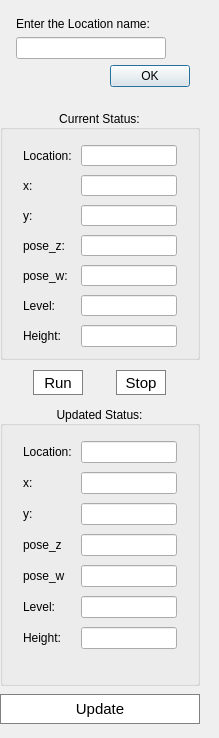
         <widget class="QWidget" name="upadatelocation">
          <widget class="QWidget" name="gridWidget" native="true">
           <property name="geometry">
            <rect>
             <x>0</x>
             <y>0</y>
             <width>210</width>
             <height>729</height>
            </rect>
           </property>
           <property name="minimumSize">
            <size>
             <width>210</width>
             <height>0</height>
            </size>
           </property>
           <property name="maximumSize">
            <size>
             <width>210</width>
             <height>16777215</height>
            </size>
           </property>
           <layout class="QGridLayout" name="gridLayout_22">
            <property name="leftMargin">
             <number>0</number>
            </property>
            <property name="topMargin">
             <number>0</number>
            </property>
            <property name="rightMargin">
             <number>0</number>
            </property>
            <property name="bottomMargin">
             <number>0</number>
            </property>
            <property name="verticalSpacing">
             <number>6</number>
            </property>
            <item row="4" column="0">
             <widget class="QGroupBox" name="update_box">
              <property name="maximumSize">
               <size>
                <width>200</width>
                <height>280</height>
               </size>
              </property>
              <property name="title">
               <string>Updated Status:</string>
              </property>
              <property name="alignment">
               <set>Qt::AlignCenter</set>
              </property>
              <layout class="QGridLayout" name="gridLayout_24">
               <property name="leftMargin">
                <number>0</number>
               </property>
               <property name="topMargin">
                <number>0</number>
               </property>
               <property name="rightMargin">
                <number>0</number>
               </property>
               <property name="bottomMargin">
                <number>0</number>
               </property>
               <property name="spacing">
                <number>0</number>
               </property>
               <item row="0" column="0">
                <widget class="QWidget" name="presnt_widget" native="true">
                 <property name="minimumSize">
                  <size>
                   <width>0</width>
                   <height>0</height>
                  </size>
                 </property>
                 <property name="maximumSize">
                  <size>
                   <width>16777215</width>
                   <height>300</height>
                  </size>
                 </property>
                 <layout class="QFormLayout" name="formLayout_3">
                  <property name="horizontalSpacing">
                   <number>9</number>
                  </property>
                  <property name="verticalSpacing">
                   <number>9</number>
                  </property>
                  <property name="leftMargin">
                   <number>20</number>
                  </property>
                  <property name="topMargin">
                   <number>15</number>
                  </property>
                  <property name="rightMargin">
                   <number>20</number>
                  </property>
                  <property name="bottomMargin">
                   <number>10</number>
                  </property>
                  <item row="2" column="0">
                   <widget class="QLabel" name="x_posLabel">
                    <property name="text">
                     <string>x:</string>
                    </property>
                   </widget>
                  </item>
                  <item row="2" column="1">
                   <widget class="QLineEdit" name="x_posLineEdit"/>
                  </item>
                  <item row="3" column="0">
                   <widget class="QLabel" name="y_posLabel">
                    <property name="text">
                     <string>y:</string>
                    </property>
                   </widget>
                  </item>
                  <item row="3" column="1">
                   <widget class="QLineEdit" name="y_posLineEdit"/>
                  </item>
                  <item row="4" column="0">
                   <widget class="QLabel" name="z_poseLabel">
                    <property name="text">
                     <string>pose_z</string>
                    </property>
                   </widget>
                  </item>
                  <item row="4" column="1">
                   <widget class="QLineEdit" name="z_poseLineEdit"/>
                  </item>
                  <item row="5" column="0">
                   <widget class="QLabel" name="w_poseLabel_2">
                    <property name="text">
                     <string>pose_w</string>
                    </property>
                   </widget>
                  </item>
                  <item row="5" column="1">
                   <widget class="QLineEdit" name="w_poseLineEdit"/>
                  </item>
                  <item row="1" column="0">
                   <widget class="QLabel" name="Location_Label">
                    <property name="text">
                     <string>Location:</string>
                    </property>
                   </widget>
                  </item>
                  <item row="1" column="1">
                   <widget class="QLineEdit" name="Location_LineEdit"/>
                  </item>
                  <item row="6" column="0">
                   <widget class="QLabel" name="label_20">
                    <property name="text">
                     <string>Level:</string>
                    </property>
                   </widget>
                  </item>
                  <item row="7" column="0">
                   <widget class="QLabel" name="label_21">
                    <property name="text">
                     <string>Height:</string>
                    </property>
                   </widget>
                  </item>
                  <item row="6" column="1">
                   <widget class="QLineEdit" name="level_LIneEdit"/>
                  </item>
                  <item row="7" column="1">
                   <widget class="QLineEdit" name="Height_LineEdit"/>
                  </item>
                 </layout>
                </widget>
               </item>
              </layout>
             </widget>
            </item>
            <item row="0" column="0" colspan="2">
             <widget class="QWidget" name="question" native="true">
              <property name="maximumSize">
               <size>
                <width>200</width>
                <height>100</height>
               </size>
              </property>
              <layout class="QFormLayout" name="formLayout_6">
               <property name="leftMargin">
                <number>10</number>
               </property>
               <property name="topMargin">
                <number>15</number>
               </property>
               <property name="rightMargin">
                <number>10</number>
               </property>
               <property name="bottomMargin">
                <number>10</number>
               </property>
               <item row="0" column="1">
                <widget class="QLabel" name="label_19">
                 <property name="text">
                  <string>Enter the Location name: </string>
                 </property>
                </widget>
               </item>
               <item row="1" column="1">
                <widget class="QLineEdit" name="question_text">
                 <property name="maximumSize">
                  <size>
                   <width>150</width>
                   <height>16777215</height>
                  </size>
                 </property>
                </widget>
               </item>
               <item row="2" column="1">
                <widget class="QDialogButtonBox" name="OK">
                 <property name="standardButtons">
                  <set>QDialogButtonBox::Ok</set>
                 </property>
                </widget>
               </item>
              </layout>
             </widget>
            </item>
            <item row="3" column="0">
             <widget class="QWidget" name="button_box" native="true">
              <property name="minimumSize">
               <size>
                <width>0</width>
                <height>30</height>
               </size>
              </property>
              <property name="maximumSize">
               <size>
                <width>220</width>
                <height>30</height>
               </size>
              </property>
              <layout class="QGridLayout" name="gridLayout_25">
               <property name="leftMargin">
                <number>0</number>
               </property>
               <property name="topMargin">
                <number>0</number>
               </property>
               <property name="rightMargin">
                <number>0</number>
               </property>
               <property name="bottomMargin">
                <number>0</number>
               </property>
               <property name="spacing">
                <number>0</number>
               </property>
               <item row="0" column="0">
                <widget class="QPushButton" name="run">
                 <property name="maximumSize">
                  <size>
                   <width>50</width>
                   <height>25</height>
                  </size>
                 </property>
                 <property name="styleSheet">
                  <string notr="true">QPushButton{
	border-radius: 20px;
    background-color:white;
	border: 1px solid rgb(128,128,128);
	font-size:15px;

}

QPushButton:hover {
	border-radius: 20px;
   	color: rgb(0, 255, 0);
	border:1px solid rgb(0, 255, 0);
}

</string>
                 </property>
                 <property name="text">
                  <string>Run</string>
                 </property>
                </widget>
               </item>
               <item row="0" column="1">
                <widget class="QPushButton" name="stop">
                 <property name="maximumSize">
                  <size>
                   <width>50</width>
                   <height>25</height>
                  </size>
                 </property>
                 <property name="styleSheet">
                  <string notr="true">QPushButton{
	border-radius: 20px;
    background-color:white;
	border: 1px solid rgb(128,128,128);
	font-size:15px;

}

QPushButton:hover {
	border-radius: 20px;
   	color: rgb(230, 0, 92);
	border:1px solid rgb(230, 0, 92);
}

</string>
                 </property>
                 <property name="text">
                  <string>Stop</string>
                 </property>
                </widget>
               </item>
              </layout>
             </widget>
            </item>
            <item row="2" column="0">
             <widget class="QGroupBox" name="current_box">
              <property name="maximumSize">
               <size>
                <width>200</width>
                <height>250</height>
               </size>
              </property>
              <property name="title">
               <string>Current Status:</string>
              </property>
              <property name="alignment">
               <set>Qt::AlignCenter</set>
              </property>
              <layout class="QGridLayout" name="gridLayout_23">
               <property name="leftMargin">
                <number>0</number>
               </property>
               <property name="topMargin">
                <number>0</number>
               </property>
               <property name="rightMargin">
                <number>0</number>
               </property>
               <property name="bottomMargin">
                <number>0</number>
               </property>
               <property name="spacing">
                <number>0</number>
               </property>
               <item row="0" column="0">
                <widget class="QWidget" name="current_widget" native="true">
                 <property name="maximumSize">
                  <size>
                   <width>16777215</width>
                   <height>300</height>
                  </size>
                 </property>
                 <layout class="QFormLayout" name="formLayout_4">
                  <property name="horizontalSpacing">
                   <number>9</number>
                  </property>
                  <property name="verticalSpacing">
                   <number>9</number>
                  </property>
                  <property name="leftMargin">
                   <number>20</number>
                  </property>
                  <property name="topMargin">
                   <number>15</number>
                  </property>
                  <property name="rightMargin">
                   <number>20</number>
                  </property>
                  <property name="bottomMargin">
                   <number>10</number>
                  </property>
                  <item row="0" column="0">
                   <widget class="QLabel" name="currentLocationLabel">
                    <property name="text">
                     <string>Location:</string>
                    </property>
                   </widget>
                  </item>
                  <item row="0" column="1">
                   <widget class="QLineEdit" name="currentLocationLineEdit"/>
                  </item>
                  <item row="1" column="0">
                   <widget class="QLabel" name="current_xLabel">
                    <property name="text">
                     <string>x:</string>
                    </property>
                   </widget>
                  </item>
                  <item row="1" column="1">
                   <widget class="QLineEdit" name="current_xLineEdit"/>
                  </item>
                  <item row="2" column="0">
                   <widget class="QLabel" name="current_yLabel">
                    <property name="text">
                     <string>y:</string>
                    </property>
                   </widget>
                  </item>
                  <item row="2" column="1">
                   <widget class="QLineEdit" name="current_yLineEdit"/>
                  </item>
                  <item row="3" column="0">
                   <widget class="QLabel" name="currentzposeLabel">
                    <property name="text">
                     <string>pose_z:</string>
                    </property>
                   </widget>
                  </item>
                  <item row="3" column="1">
                   <widget class="QLineEdit" name="currentzposeLineEdit"/>
                  </item>
                  <item row="4" column="0">
                   <widget class="QLabel" name="currentwposeLabel">
                    <property name="text">
                     <string>pose_w:</string>
                    </property>
                   </widget>
                  </item>
                  <item row="4" column="1">
                   <widget class="QLineEdit" name="currentwposeLineEdit"/>
                  </item>
                  <item row="5" column="0">
                   <widget class="QLabel" name="currentLevelLabel">
                    <property name="text">
                     <string>Level:</string>
                    </property>
                   </widget>
                  </item>
                  <item row="5" column="1">
                   <widget class="QLineEdit" name="currentLevelLineEdit"/>
                  </item>
                  <item row="6" column="0">
                   <widget class="QLabel" name="currentHeightLabel">
                    <property name="text">
                     <string>Height:</string>
                    </property>
                   </widget>
                  </item>
                  <item row="6" column="1">
                   <widget class="QLineEdit" name="currentHeightLineEdit"/>
                  </item>
                 </layout>
                </widget>
               </item>
              </layout>
             </widget>
            </item>
            <item row="5" column="0">
             <widget class="QPushButton" name="update">
              <property name="minimumSize">
               <size>
                <width>0</width>
                <height>30</height>
               </size>
              </property>
              <property name="styleSheet">
               <string notr="true">QPushButton{
	border-radius: 20px;
    background-color:white;
	border: 1px solid rgb(128,128,128);
	font-size:15px;

}

QPushButton:hover {
	border-radius: 20px;
   	color: rgb(230, 0, 92);
	border:1px solid rgb(230, 0, 92);
}

</string>
              </property>
              <property name="text">
               <string>Update</string>
              </property>
             </widget>
            </item>
           </layout>
          </widget>
         </widget>
